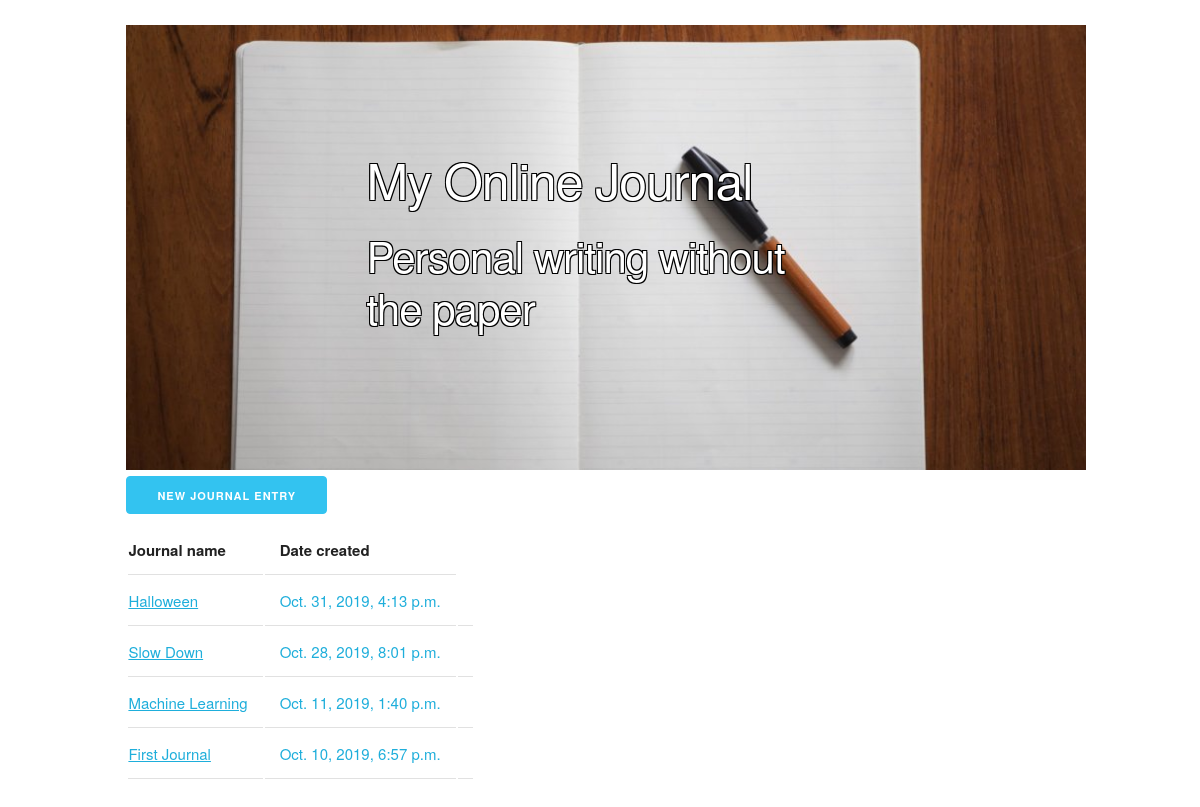
Page /journals/ on the earlier database version.
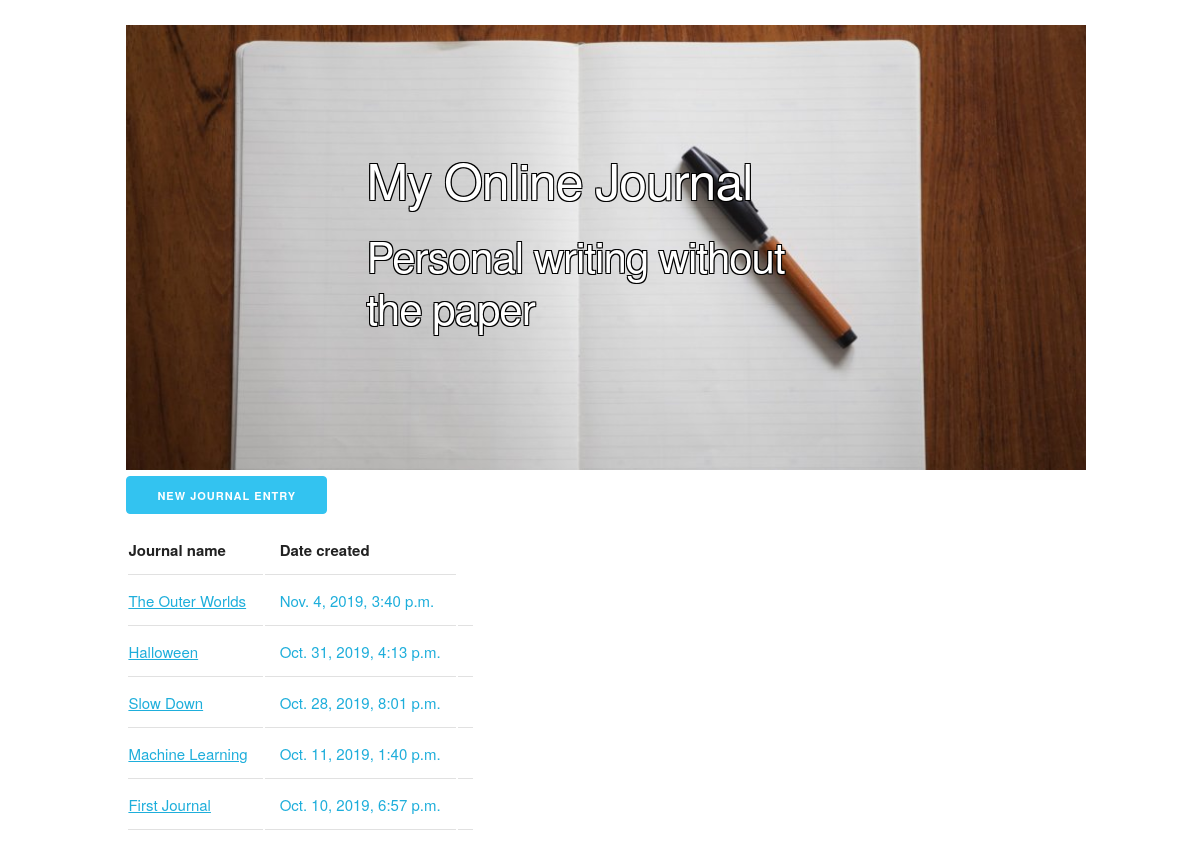
Same page on the later database version.
### journals/models.py (models this page shows)
class Journal(models.Model):
    title = models.CharField(max_length=100)
    journal_entry = models.TextField(max_length=10000)
    created_at = models.DateTimeField(auto_now_add=True)
    created_by = models.ForeignKey(User, related_name='journals', on_delete=models.PROTECT)

### journals/views.py (the view)
# urls.py: path('', views.index, name='index'),
def index(request):
    journal_list = Journal.objects.order_by('-created_at')
    context = {
        'journal_list': journal_list,
    }
    return render(request, 'journals/index.html', context)

### journals/templates/journals/index.html (shortened to what this page needs)
<!Doctype html>
{% extends 'journals/base.html' %}
{% load static %}
{% block content %}
{% if journal_list %}
	<head>
	</head>
	<body>
		<section class="hero">
			<div class="hero-inner">
				<div class="container" style="width: 970px">
					<img class="book" src="{% static 'journals/images/book.jpg' %}" alt="Picture of a book" style="width:100%;" />
					<div class="centered">
						<h1 style="color:white;" class="outline">My Online Journal</h1>
						<h2 style="color:white;" class="outline">Personal writing without the paper<h2>
					</div>
				</div>
			</div>
		</section>
	</body>
	<div>
		<a class="button button-primary" href="{% url 'journals:new_journal' %}">New Journal Entry</a>
	</div>
	<table class="table">
	    <thread class="thread-inverse">
    	    <tr>
    	        <th>Journal name</th>
    	        <th>Date created</th>
    	    </tr>
	    </thread>
	    <tbody>
	        {% for journal in journal_list %}
	            <tr>
	                <td><a href="{% url 'journals:detail' journal.id %}">{{ journal.title }}</a></td>
	                <td><a>{{ journal.created_at }}</a></td>
	                <td></td>
	            </tr>
            {% endfor %}
	    </tbody>
	</table>
{% endif %}
{% endblock %}

Differences in the rows shown:
added Journal: title "The Outer Worlds", created_at "Nov. 4, 2019, 3:40 p.m."
